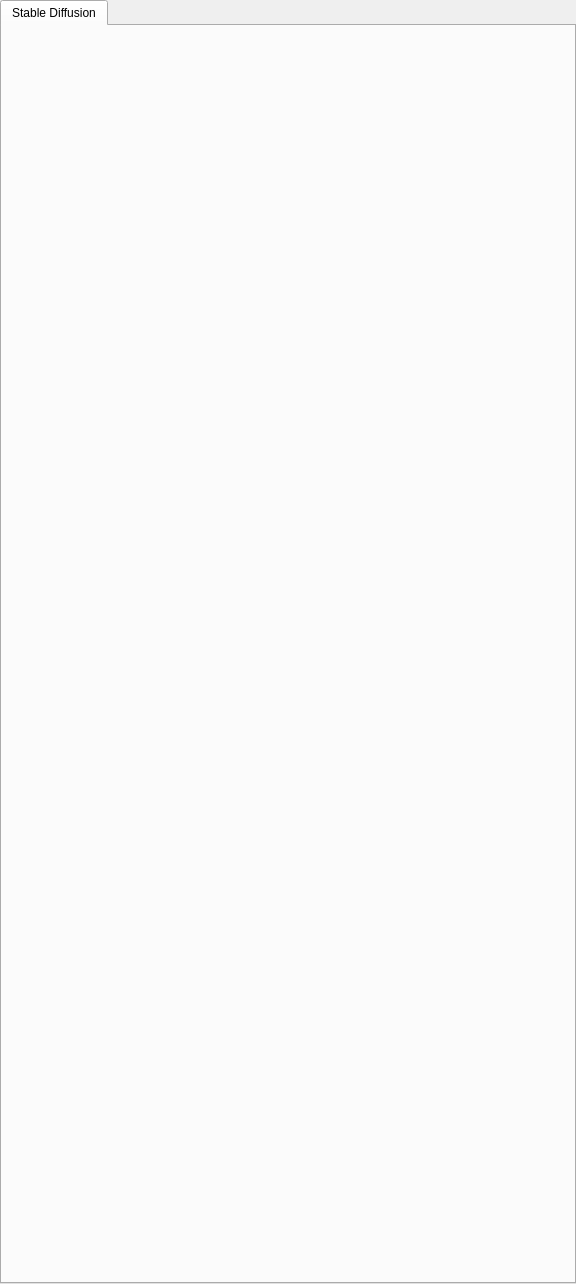
<?xml version="1.0" encoding="UTF-8"?>
<ui version="4.0">
 <class>generator_tab</class>
 <widget class="QWidget" name="generator_tab">
  <property name="geometry">
   <rect>
    <x>0</x>
    <y>0</y>
    <width>576</width>
    <height>1284</height>
   </rect>
  </property>
  <property name="sizePolicy">
   <sizepolicy hsizetype="Preferred" vsizetype="Preferred">
    <horstretch>0</horstretch>
    <verstretch>0</verstretch>
   </sizepolicy>
  </property>
  <property name="windowTitle">
   <string>Form</string>
  </property>
  <layout class="QGridLayout" name="gridLayout_2">
   <property name="leftMargin">
    <number>0</number>
   </property>
   <property name="topMargin">
    <number>0</number>
   </property>
   <property name="rightMargin">
    <number>0</number>
   </property>
   <property name="bottomMargin">
    <number>0</number>
   </property>
   <item row="0" column="0">
    <widget class="QTabWidget" name="generator_tabs">
     <property name="sizePolicy">
      <sizepolicy hsizetype="Expanding" vsizetype="Expanding">
       <horstretch>0</horstretch>
       <verstretch>0</verstretch>
      </sizepolicy>
     </property>
     <property name="currentIndex">
      <number>0</number>
     </property>
     <widget class="QWidget" name="tab_stablediffusion">
      <property name="sizePolicy">
       <sizepolicy hsizetype="Expanding" vsizetype="Preferred">
        <horstretch>0</horstretch>
        <verstretch>0</verstretch>
       </sizepolicy>
      </property>
      <attribute name="title">
       <string>Stable Diffusion</string>
      </attribute>
      <layout class="QGridLayout" name="gridLayout">
       <property name="leftMargin">
        <number>0</number>
       </property>
       <property name="topMargin">
        <number>0</number>
       </property>
       <property name="rightMargin">
        <number>0</number>
       </property>
       <property name="bottomMargin">
        <number>0</number>
       </property>
       <item row="0" column="0">
        <widget class="GeneratorForm" name="generator_form_stablediffusion" native="true">
         <property name="generator_section" stdset="0">
          <string>txt2img</string>
         </property>
         <property name="generator_name" stdset="0">
          <string>stablediffusion</string>
         </property>
        </widget>
       </item>
      </layout>
     </widget>
    </widget>
   </item>
  </layout>
 </widget>
 <customwidgets>
  <customwidget>
   <class>GeneratorForm</class>
   <extends>QWidget</extends>
   <header>airunner/gui/widgets/generator_form/generator_form_widget</header>
   <container>1</container>
  </customwidget>
 </customwidgets>
 <resources/>
 <connections>
  <connection>
   <sender>generator_tabs</sender>
   <signal>currentChanged(int)</signal>
   <receiver>generator_tab</receiver>
   <slot>handle_generator_tab_changed(int)</slot>
   <hints>
    <hint type="sourcelabel">
     <x>68</x>
     <y>19</y>
    </hint>
    <hint type="destinationlabel">
     <x>62</x>
     <y>-9</y>
    </hint>
   </hints>
  </connection>
 </connections>
 <slots>
  <slot>handle_generator_tab_changed(int)</slot>
  <slot>handle_tab_section_changed(int)</slot>
 </slots>
</ui>
